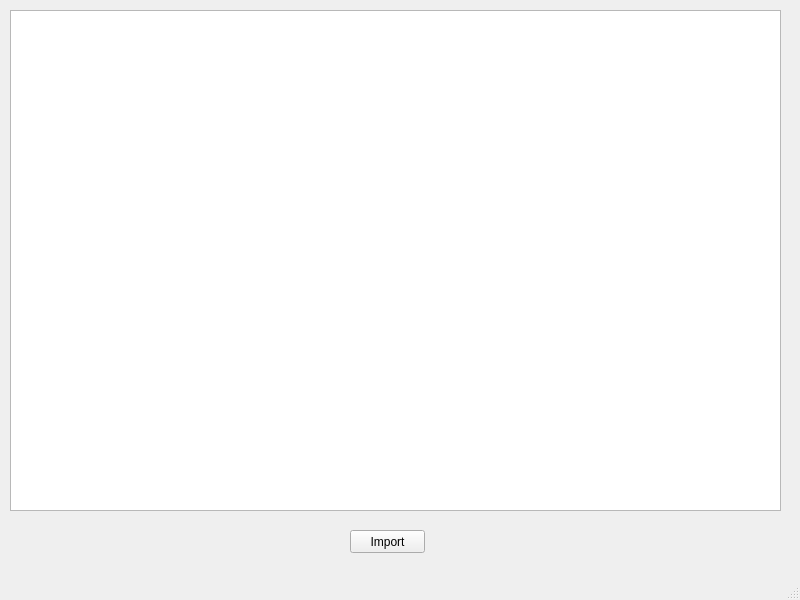
<?xml version="1.0" encoding="UTF-8"?>
<ui version="4.0">
 <class>MainWindow</class>
 <widget class="QMainWindow" name="MainWindow">
  <property name="geometry">
   <rect>
    <x>0</x>
    <y>0</y>
    <width>800</width>
    <height>600</height>
   </rect>
  </property>
  <property name="windowTitle">
   <string>MainWindow</string>
  </property>
  <widget class="QWidget" name="centralwidget">
   <widget class="QWidget" name="gridLayoutWidget">
    <property name="geometry">
     <rect>
      <x>10</x>
      <y>10</y>
      <width>771</width>
      <height>501</height>
     </rect>
    </property>
    <layout class="QGridLayout" name="gridLayout">
     <item row="0" column="0">
      <widget class="QTableWidget" name="table"/>
     </item>
    </layout>
   </widget>
   <widget class="QPushButton" name="pushButton">
    <property name="geometry">
     <rect>
      <x>350</x>
      <y>530</y>
      <width>75</width>
      <height>23</height>
     </rect>
    </property>
    <property name="text">
     <string>Import</string>
    </property>
   </widget>
  </widget>
  <widget class="QMenuBar" name="menubar">
   <property name="geometry">
    <rect>
     <x>0</x>
     <y>0</y>
     <width>800</width>
     <height>21</height>
    </rect>
   </property>
  </widget>
  <widget class="QStatusBar" name="statusbar"/>
 </widget>
 <resources/>
 <connections/>
</ui>
